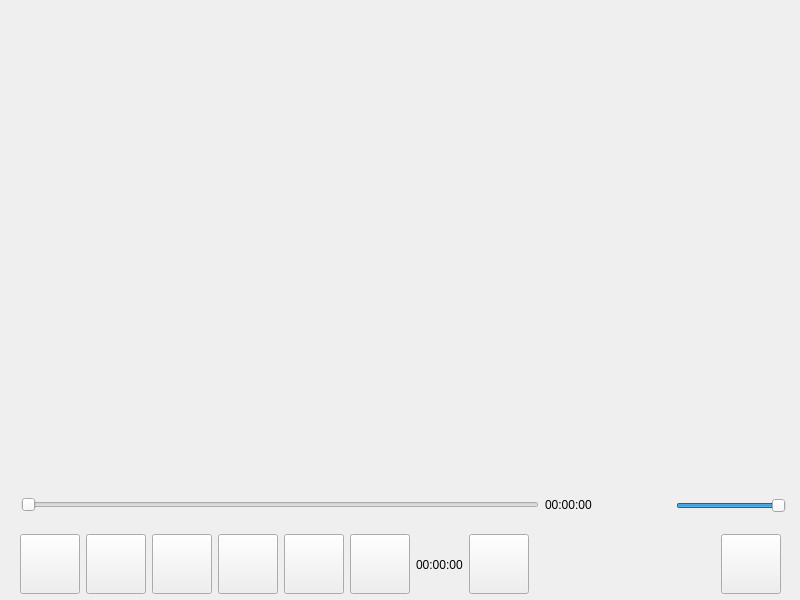
<?xml version="1.0" encoding="UTF-8"?>
<ui version="4.0">
 <class>MainWindow</class>
 <widget class="QMainWindow" name="MainWindow">
  <property name="geometry">
   <rect>
    <x>0</x>
    <y>0</y>
    <width>800</width>
    <height>600</height>
   </rect>
  </property>
  <property name="minimumSize">
   <size>
    <width>800</width>
    <height>600</height>
   </size>
  </property>
  <property name="maximumSize">
   <size>
    <width>800</width>
    <height>600</height>
   </size>
  </property>
  <property name="windowTitle">
   <string>MediaPlayer</string>
  </property>
  <widget class="QWidget" name="centralwidget">
   <widget class="QWidget" name="horizontalLayoutWidget">
    <property name="geometry">
     <rect>
      <x>10</x>
      <y>529</y>
      <width>781</width>
      <height>71</height>
     </rect>
    </property>
    <layout class="QHBoxLayout" name="horizontalLayout">
     <item>
      <spacer name="horizontalSpacer_4">
       <property name="orientation">
        <enum>Qt::Horizontal</enum>
       </property>
       <property name="sizeType">
        <enum>QSizePolicy::Preferred</enum>
       </property>
       <property name="sizeHint" stdset="0">
        <size>
         <width>10</width>
         <height>5</height>
        </size>
       </property>
      </spacer>
     </item>
     <item>
      <widget class="QPushButton" name="pushButton_2">
       <property name="minimumSize">
        <size>
         <width>60</width>
         <height>60</height>
        </size>
       </property>
       <property name="maximumSize">
        <size>
         <width>60</width>
         <height>60</height>
        </size>
       </property>
       <property name="styleSheet">
        <string notr="true">image: url(:/Images/play_64px.png);</string>
       </property>
       <property name="text">
        <string/>
       </property>
      </widget>
     </item>
     <item>
      <widget class="QPushButton" name="pushButton">
       <property name="minimumSize">
        <size>
         <width>60</width>
         <height>60</height>
        </size>
       </property>
       <property name="maximumSize">
        <size>
         <width>60</width>
         <height>60</height>
        </size>
       </property>
       <property name="styleSheet">
        <string notr="true">image: url(:/Images/stop_64px.png);</string>
       </property>
       <property name="text">
        <string/>
       </property>
      </widget>
     </item>
     <item>
      <widget class="QPushButton" name="pushButton_4">
       <property name="minimumSize">
        <size>
         <width>60</width>
         <height>60</height>
        </size>
       </property>
       <property name="maximumSize">
        <size>
         <width>60</width>
         <height>60</height>
        </size>
       </property>
       <property name="styleSheet">
        <string notr="true">image: url(:/Images/chevron_right_64px.png);</string>
       </property>
       <property name="text">
        <string/>
       </property>
      </widget>
     </item>
     <item>
      <widget class="QPushButton" name="pushButton_5">
       <property name="minimumSize">
        <size>
         <width>60</width>
         <height>60</height>
        </size>
       </property>
       <property name="maximumSize">
        <size>
         <width>60</width>
         <height>60</height>
        </size>
       </property>
       <property name="styleSheet">
        <string notr="true">image: url(:/Images/chevron_right_-1.png);</string>
       </property>
       <property name="text">
        <string/>
       </property>
      </widget>
     </item>
     <item>
      <widget class="QPushButton" name="pushButton_8">
       <property name="minimumSize">
        <size>
         <width>60</width>
         <height>60</height>
        </size>
       </property>
       <property name="maximumSize">
        <size>
         <width>60</width>
         <height>60</height>
        </size>
       </property>
       <property name="styleSheet">
        <string notr="true">image: url(:/Images/fit_to_width_64px.png);</string>
       </property>
       <property name="text">
        <string/>
       </property>
      </widget>
     </item>
     <item>
      <widget class="QPushButton" name="pushButton_3">
       <property name="minimumSize">
        <size>
         <width>60</width>
         <height>60</height>
        </size>
       </property>
       <property name="maximumSize">
        <size>
         <width>60</width>
         <height>60</height>
        </size>
       </property>
       <property name="styleSheet">
        <string notr="true">image: url(:/Images/rewind_64px.png);</string>
       </property>
       <property name="text">
        <string/>
       </property>
      </widget>
     </item>
     <item>
      <widget class="QLabel" name="label">
       <property name="minimumSize">
        <size>
         <width>0</width>
         <height>30</height>
        </size>
       </property>
       <property name="text">
        <string>00:00:00</string>
       </property>
      </widget>
     </item>
     <item>
      <widget class="QPushButton" name="pushButton_6">
       <property name="minimumSize">
        <size>
         <width>60</width>
         <height>60</height>
        </size>
       </property>
       <property name="maximumSize">
        <size>
         <width>60</width>
         <height>60</height>
        </size>
       </property>
       <property name="styleSheet">
        <string notr="true">image: url(:/Images/fast_forward_64px.png);</string>
       </property>
       <property name="text">
        <string/>
       </property>
      </widget>
     </item>
     <item>
      <spacer name="horizontalSpacer">
       <property name="orientation">
        <enum>Qt::Horizontal</enum>
       </property>
       <property name="sizeHint" stdset="0">
        <size>
         <width>40</width>
         <height>20</height>
        </size>
       </property>
      </spacer>
     </item>
     <item>
      <widget class="QPushButton" name="pushButton_7">
       <property name="minimumSize">
        <size>
         <width>60</width>
         <height>60</height>
        </size>
       </property>
       <property name="maximumSize">
        <size>
         <width>60</width>
         <height>60</height>
        </size>
       </property>
       <property name="styleSheet">
        <string notr="true">image: url(:/Images/Browse Folder_64px.png);</string>
       </property>
       <property name="text">
        <string/>
       </property>
      </widget>
     </item>
     <item>
      <spacer name="horizontalSpacer_5">
       <property name="orientation">
        <enum>Qt::Horizontal</enum>
       </property>
       <property name="sizeType">
        <enum>QSizePolicy::Preferred</enum>
       </property>
       <property name="sizeHint" stdset="0">
        <size>
         <width>10</width>
         <height>5</height>
        </size>
       </property>
      </spacer>
     </item>
    </layout>
   </widget>
   <widget class="QWidget" name="horizontalLayoutWidget_2">
    <property name="geometry">
     <rect>
      <x>11</x>
      <y>489</y>
      <width>591</width>
      <height>31</height>
     </rect>
    </property>
    <layout class="QHBoxLayout" name="horizontalLayout_2">
     <item>
      <spacer name="horizontalSpacer_2">
       <property name="orientation">
        <enum>Qt::Horizontal</enum>
       </property>
       <property name="sizeType">
        <enum>QSizePolicy::Preferred</enum>
       </property>
       <property name="sizeHint" stdset="0">
        <size>
         <width>10</width>
         <height>5</height>
        </size>
       </property>
      </spacer>
     </item>
     <item>
      <widget class="QSlider" name="horizontalSlider">
       <property name="styleSheet">
        <string notr="true">color: rgb(0, 160, 255);</string>
       </property>
       <property name="maximum">
        <number>100</number>
       </property>
       <property name="orientation">
        <enum>Qt::Horizontal</enum>
       </property>
      </widget>
     </item>
     <item>
      <widget class="QLabel" name="label_2">
       <property name="text">
        <string>00:00:00</string>
       </property>
      </widget>
     </item>
     <item>
      <spacer name="horizontalSpacer_6">
       <property name="orientation">
        <enum>Qt::Horizontal</enum>
       </property>
       <property name="sizeType">
        <enum>QSizePolicy::Preferred</enum>
       </property>
       <property name="sizeHint" stdset="0">
        <size>
         <width>10</width>
         <height>5</height>
        </size>
       </property>
      </spacer>
     </item>
    </layout>
   </widget>
   <widget class="QWidget" name="horizontalLayoutWidget_3">
    <property name="geometry">
     <rect>
      <x>620</x>
      <y>490</y>
      <width>171</width>
      <height>32</height>
     </rect>
    </property>
    <layout class="QHBoxLayout" name="horizontalLayout_3">
     <item>
      <widget class="QLabel" name="label_3">
       <property name="minimumSize">
        <size>
         <width>0</width>
         <height>30</height>
        </size>
       </property>
       <property name="styleSheet">
        <string notr="true">image: url(:/Images/sound_speaker_64px.png);</string>
       </property>
       <property name="text">
        <string/>
       </property>
      </widget>
     </item>
     <item>
      <widget class="QSlider" name="horizontalSlider_2">
       <property name="maximumSize">
        <size>
         <width>110</width>
         <height>16777215</height>
        </size>
       </property>
       <property name="toolTipDuration">
        <number>-1</number>
       </property>
       <property name="styleSheet">
        <string notr="true">color: rgb(0, 160, 255);</string>
       </property>
       <property name="maximum">
        <number>100</number>
       </property>
       <property name="value">
        <number>100</number>
       </property>
       <property name="orientation">
        <enum>Qt::Horizontal</enum>
       </property>
      </widget>
     </item>
     <item>
      <spacer name="horizontalSpacer_7">
       <property name="orientation">
        <enum>Qt::Horizontal</enum>
       </property>
       <property name="sizeType">
        <enum>QSizePolicy::Preferred</enum>
       </property>
       <property name="sizeHint" stdset="0">
        <size>
         <width>5</width>
         <height>5</height>
        </size>
       </property>
      </spacer>
     </item>
    </layout>
   </widget>
   <widget class="QWidget" name="videoWidget" native="true">
    <property name="geometry">
     <rect>
      <x>0</x>
      <y>0</y>
      <width>800</width>
      <height>600</height>
     </rect>
    </property>
    <property name="minimumSize">
     <size>
      <width>800</width>
      <height>600</height>
     </size>
    </property>
    <property name="maximumSize">
     <size>
      <width>800</width>
      <height>600</height>
     </size>
    </property>
   </widget>
   <zorder>videoWidget</zorder>
   <zorder>horizontalLayoutWidget</zorder>
   <zorder>horizontalLayoutWidget_2</zorder>
   <zorder>horizontalLayoutWidget_3</zorder>
  </widget>
  <widget class="QMenuBar" name="menubar">
   <property name="geometry">
    <rect>
     <x>0</x>
     <y>0</y>
     <width>800</width>
     <height>22</height>
    </rect>
   </property>
  </widget>
 </widget>
 <resources/>
 <connections/>
</ui>
